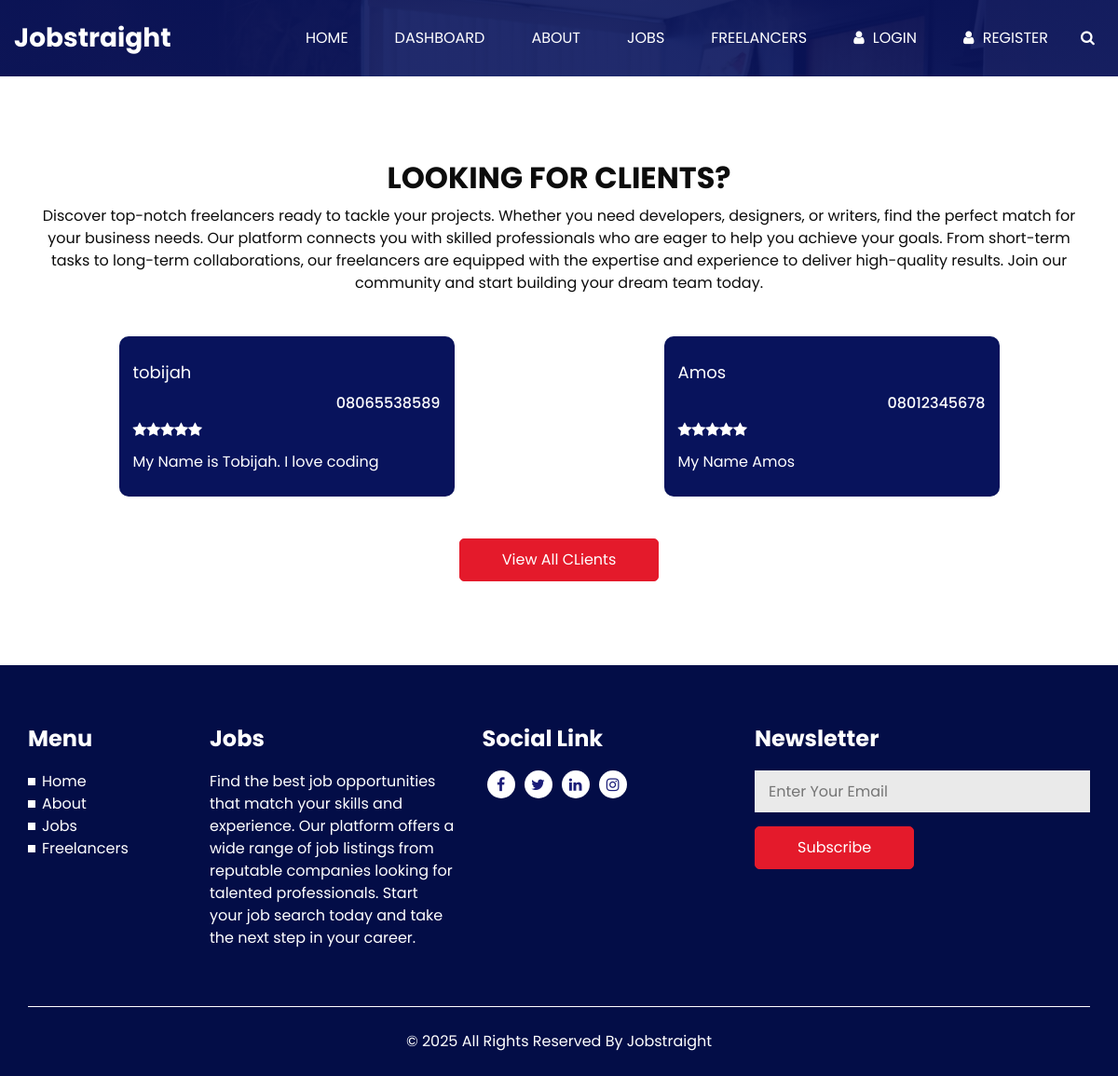
The page /employees/ (signed in) on the database its author committed.
### clients/models.py (models this page shows, shortened)
class Profile(models.Model):
    user = models.OneToOneField(User, on_delete=models.CASCADE, related_name='clients_profile')
    bio = models.TextField(blank=True, null=True)
    phone_number = models.CharField(max_length=15, blank=True, null=True)
    organisation = models.CharField(max_length=255, blank=True, null=True)
    position = models.TextField(blank=True, null=True)
    profile_picture = models.ImageField(upload_to='profile_pictures/', blank=True, null=True)

### clients/views.py (the view)
# urls.py: path('employees/', views.employees, name='client_employees'),
@login_required
def employees(request):
    profiles = ClientProfile.objects.all()
    return render(request, 'client_employees.html', {'profiles': profiles})

### clients/templates/client_employees.html (shortened to what this page needs)
<!DOCTYPE html>
<html>
<head>
  {% load static %}
  <link rel="stylesheet" type="text/css" href="{% static 'css/bootstrap.css' %}" />
  <link href="{% static 'css/font-awesome.min.css' %}" rel="stylesheet" />
  <link rel="stylesheet" href="https://cdnjs.cloudflare.com/ajax/libs/jquery-nice-select/1.1.0/css/nice-select.min.css" />
  <link href="{% static 'css/style.css' %}" rel="stylesheet" />
  <link href="{% static 'css/responsive.css' %}" rel="stylesheet" />
</head>
<body class="sub_page">
  <div class="hero_area">
    <header class="header_section">
      <div class="container-fluid">
        <nav class="navbar navbar-expand-lg custom_nav-container ">
          <a class="navbar-brand" href="{% url 'home' %}">
            <span>
              Jobstraight
            </span>
          </a>
          <div class="collapse navbar-collapse" id="navbarSupportedContent">
            <ul class="navbar-nav  ml-auto">
              <li class="nav-item ">
                <a class="nav-link" href="{% url 'home' %}">Home</a>
              </li>
              <li class="nav-item">
                <a class="nav-link" href="{% url 'dashboard' %}">Dashboard</a>
              </li>
              <li class="nav-item">
                <a class="nav-link" href="{% url 'about' %}">About</a>
              </li>
              <li class="nav-item">
                <a class="nav-link" href="{% url 'jobs' %}">Jobs</a>
              </li>
              <li class="nav-item active">
                <a class="nav-link" href="{% url 'freelancer' %}">Freelancers</a>
              </li>
              <li class="nav-item">
                <a class="nav-link" href="{% url 'login' %}">
                  <i class="fa fa-user" aria-hidden="true"></i>
                  <span>
                    Login
                  </span>
                </a>
              </li>
              <li class="nav-item">
                <a class="nav-link" href="{% url 'register' %}">
                  <i class="fa fa-user" aria-hidden="true"></i>
                  <span>
                    Register
                  </span>
                </a>
              </li>
              <form class="form-inline">
                <button class="btn   nav_search-btn" type="submit">
                  <i class="fa fa-search" aria-hidden="true"></i>
                </button>
              </form>
            </ul>
          </div>
        </nav>
      </div>
    </header>
  </div>
  <section class="expert_section layout_padding">
    <div class="container">
      <div class="heading_container heading_center">
        <h2>
          LOOKING FOR CLIENTS?
        </h2>
        <p>
          Discover top-notch freelancers ready to tackle your projects. Whether you need developers, designers, or writers, find the perfect
          match for your business needs. Our platform connects you with skilled professionals who are eager to help you achieve your goals.
          From short-term tasks to long-term collaborations, our freelancers are equipped with the expertise and experience to deliver
          high-quality results. Join our community and start building your dream team today.
        </p>
      </div>
      <div class="row">
        {% for profile in profiles %}
        <div class="col-md-6 col-lg-4 mx-auto">
          <div class="box">
            <div class="detail-box">
              <a href="">
                {{ profile.user.username }}
              </a>
              <h6 class="expert_position">
                <span>
                  {{ profile.phone_number }}
                </span>
              </h6>
              <span class="expert_rating">
                <i class="fa fa-star" aria-hidden="true"></i>
                <i class="fa fa-star" aria-hidden="true"></i>
                <i class="fa fa-star" aria-hidden="true"></i>
                <i class="fa fa-star" aria-hidden="true"></i>
                <i class="fa fa-star" aria-hidden="true"></i>
              </span>
              <p>
                {{ profile.bio }}
              </p>
            </div>
          </div>
        </div>
        {% endfor %}
      </div>
      <div class="btn-box">
        <a href="{% url 'client_employees' %}">
          View All CLients
        </a>
      </div>
    </div>
  </section>
  <section class="info_section ">
    <div class="container">
      <div class="row">
        <div class="col-md-2 info_links">
          <h4>
            Menu
          </h4>
          <ul>
            <li>
              <a href="{% url 'home' %}">
                Home
              </a>
            </li>
            <li>
              <a href="{% url 'about' %}">
                About
              </a>
            </li>
            <li>
              <a href="{% url 'jobs' %}">
                Jobs
              </a>
            </li>
            <li>
              <a class="active" href="{% url 'freelancer' %}">
                Freelancers
              </a>
            </li>
          </ul>
        </div>
        <div class="col-md-3">
          <h4>
            Jobs
          </h4>
          <p>
            Find the best job opportunities that match your skills and experience.
            Our platform offers a wide range of job listings from reputable companies
            looking for talented professionals. Start your job search today and take
            the next step in your career.
          </p>
        </div>
        <div class="col-md-3">
          <div class="info_social">
            <h4>
              Social Link
            </h4>
            <div class="social_container">
              <div>
                <a href="">
                  <i class="fa fa-facebook" aria-hidden="true"></i>
                </a>
              </div>
              <div>
                <a href="">
                  <i class="fa fa-twitter" aria-hidden="true"></i>
                </a>
              </div>
              <div>
                <a href="">
                  <i class="fa fa-linkedin" aria-hidden="true"></i>
                </a>
              </div>
              <div>
                <a href="">
                  <i class="fa fa-instagram" aria-hidden="true"></i>
                </a>
              </div>
            </div>
          </div>
        </div>
        <div class="col-md-4">
          <div class="info_form">
            <h4>
              Newsletter
            </h4>
            <form action="">
              <input type="text" placeholder="Enter Your Email" />
              <button type="submit">
                Subscribe
              </button>
            </form>
          </div>
        </div>
      </div>
    </div>
  </section>
  <footer class="footer_section">
    <div class="container">
      <p>
        &copy; <span id="displayYear"></span> All Rights Reserved By
        <a href="#">Jobstraight</a>
      </p>
    </div>
  </footer>
</body>
</html>

### rows shown on the page
Profile: user.username "tobijah", phone_number "08065538589", bio "My Name is Tobijah. I love coding"
Profile: user.username "Amos", phone_number "08012345678", bio "My Name Amos"
